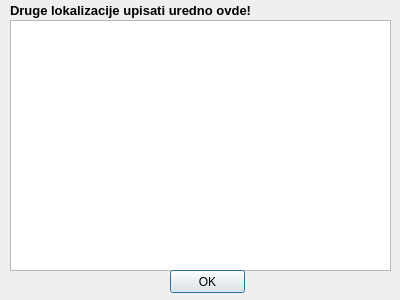
<?xml version="1.0" encoding="UTF-8"?>
<ui version="4.0">
 <class>Dialog</class>
 <widget class="QDialog" name="Dialog">
  <property name="geometry">
   <rect>
    <x>0</x>
    <y>0</y>
    <width>400</width>
    <height>300</height>
   </rect>
  </property>
  <property name="windowTitle">
   <string>Dialog</string>
  </property>
  <widget class="QLabel" name="label">
   <property name="geometry">
    <rect>
     <x>10</x>
     <y>0</y>
     <width>261</width>
     <height>21</height>
    </rect>
   </property>
   <property name="font">
    <font>
     <pointsize>10</pointsize>
     <weight>75</weight>
     <bold>true</bold>
    </font>
   </property>
   <property name="text">
    <string>Druge lokalizacije upisati uredno ovde!</string>
   </property>
  </widget>
  <widget class="QPlainTextEdit" name="lokDialogText">
   <property name="geometry">
    <rect>
     <x>10</x>
     <y>20</y>
     <width>381</width>
     <height>251</height>
    </rect>
   </property>
  </widget>
  <widget class="QPushButton" name="lokOKButton">
   <property name="geometry">
    <rect>
     <x>170</x>
     <y>270</y>
     <width>75</width>
     <height>23</height>
    </rect>
   </property>
   <property name="text">
    <string>OK</string>
   </property>
  </widget>
 </widget>
 <resources/>
 <connections/>
</ui>
